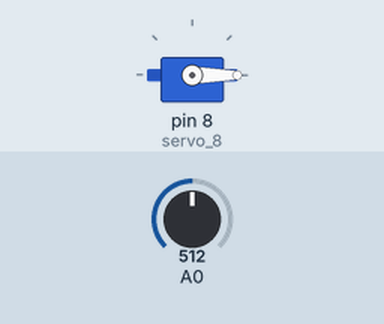
A sketch run on a simulated Arduino Uno, built with avr-gcc and run on an emulated ATmega328P. Shown: servo. The inputs (shaded band) are chosen by the test bench; at power-on: A0 = 512.

Above: at 1.2 s.
1.3 s: A0 set to 489
At 2.3 s:
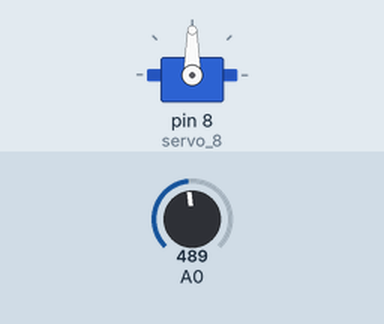
2.8 s: A0 set to 510
At 3.4 s:
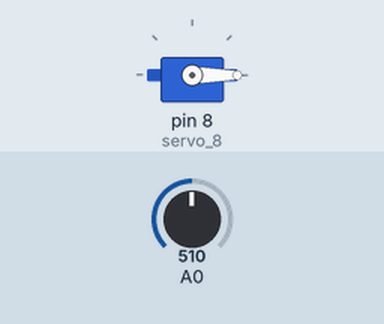
4.3 s: A0 set to 490
At 5.7 s:
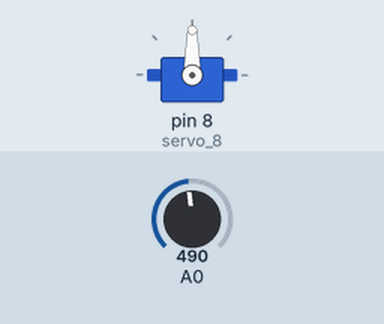
Timing chart, 0 to 7.3 s (numbered marks = the images above; inputs shaded):
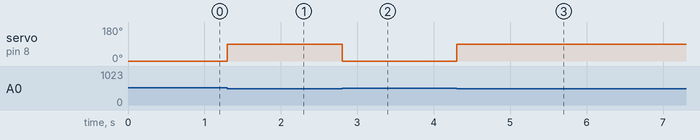

The sketch:

exquisite_jaagub_bombul1.ino
```cpp
// C++ code
//
#include <Servo.h>

Servo servo_8;

void setup()
{
  pinMode(A0, INPUT);
  servo_8.attach(8, 500, 2500);
}

void loop()
{
  if(analogRead(A0) < 500)	{
    servo_8.write(90);
  } else {
    servo_8.write(0);
  }
}
```

Measured:
- the behaviour switches between 500 and 499 on A0 (found by bisection; images 0 and 1)
- after the input at 1.3 s, servo on pin 8 (servo_8): 0° → 90° at once
- after the input at 2.8 s, servo on pin 8 (servo_8): 90° → 0° at once
- after the input at 4.3 s, servo on pin 8 (servo_8): 0° → 90° at once
